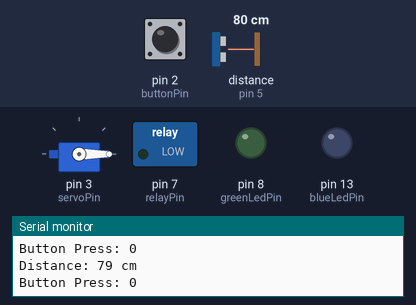
Bench run of a sketch on a simulated Arduino Uno, built with avr-gcc and run on an emulated ATmega328P. Shown: servo, switched loads named in the sketch (green lamp = pin HIGH), output pins drawn as LEDs (lit = HIGH), the last lines printed to the serial monitor. Wiring (inferred from the names in the program): ultrasonic range finder: trigger pin 4; echo pin 5. Inputs (shaded band) come from the test bench; at power-on: pin 2 (buttonPin) HIGH, distance to the obstacle (sensor on pin 5) 80 cm. The echo pulse lasts 58.3 µs per cm; pins used as bus, display or sensor lines are not drawn.

Above: at 1.2 s.
1.3 s: pin 2 (buttonPin) pulled LOW for 0.15 s
At 1.9 s:
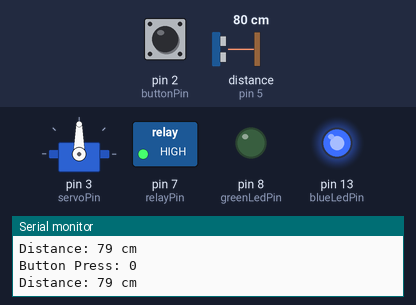
4.4 s: distance to the obstacle (sensor on pin 5) set to 13 cm
7.4 s: distance to the obstacle (sensor on pin 5) set to 10 cm
At 8.3 s:
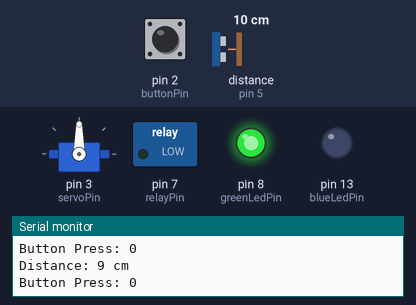
8.9 s: pin 2 (buttonPin) pulled LOW for 1 s
At 10.0 s:
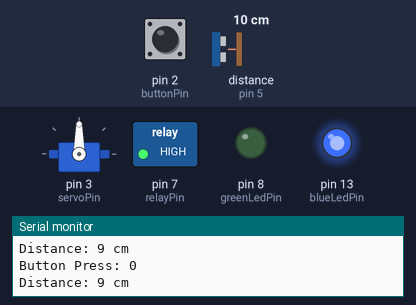
Timing chart, 0 to 15.4 s (numbered marks = the images above; inputs shaded):
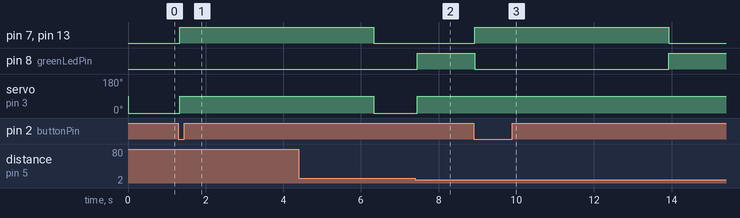

The sketch:

automatic_gate.ino
```cpp
#include <Servo.h>

#define trigPin 4
#define echoPin 5
#define buttonPin 2
#define relayPin 7
#define blueLedPin 13
#define greenLedPin 8
#define servoPin 3

Servo myServo;
bool buttonState = 0;

void setup() {
  Serial.begin(9600);
  pinMode(trigPin, OUTPUT);
  pinMode(echoPin, INPUT);
  pinMode(buttonPin, INPUT_PULLUP);
  pinMode(relayPin, OUTPUT);
  pinMode(blueLedPin, OUTPUT);
  pinMode(greenLedPin, OUTPUT);
  myServo.attach(servoPin);
}

void loop() {
  long duration, distance=0;
  buttonState = digitalRead(buttonPin);

  digitalWrite(trigPin, LOW);
  delayMicroseconds(10);
  digitalWrite(trigPin, HIGH);
  delayMicroseconds(10);
  digitalWrite(trigPin, LOW);
  duration = pulseIn(echoPin, HIGH);
  distance = (duration/2) / 29.1; // Divide by 29.1 to convert the distance to centimeters

  Serial.print("Distance: ");
  Serial.print(distance);
  Serial.println(" cm");

  if (!buttonState) {
    digitalWrite(relayPin, HIGH);
    digitalWrite(blueLedPin, HIGH);
    digitalWrite(greenLedPin, LOW);
    myServo.write(90);
     delay(5000);
    myServo.write(0);
    Serial.print("Button Press: 1\n");

  } else {
    digitalWrite(relayPin, LOW);
    digitalWrite(blueLedPin, LOW);
    Serial.print("Button Press: 0\n");

      if (distance > 0 && distance <= 10) {
        digitalWrite(greenLedPin, HIGH);
        myServo.write(90);
      } else  {
        digitalWrite(greenLedPin, LOW);
        myServo.write(0);
      }


  }


}
```

Measured:
- the behaviour switches between 12 and 11 cm on distance to the obstacle (sensor on pin 5) (found by bisection; images 1 and 2)
- after the input at 1.3 s, pin 7 (relayPin), pin 13 (blueLedPin): LOW → HIGH at once; servo on pin 3 (servoPin): 0° → 90° at once
- after the input at 7.4 s, pin 8 (greenLedPin): LOW → HIGH at once; servo on pin 3 (servoPin): 0° → 90° at once
- after the input at 8.9 s, pin 7 (relayPin), pin 13 (blueLedPin): LOW → HIGH at once, → LOW 5.0 s later; pin 8 (greenLedPin): HIGH → LOW at once, → HIGH 5.0 s later
